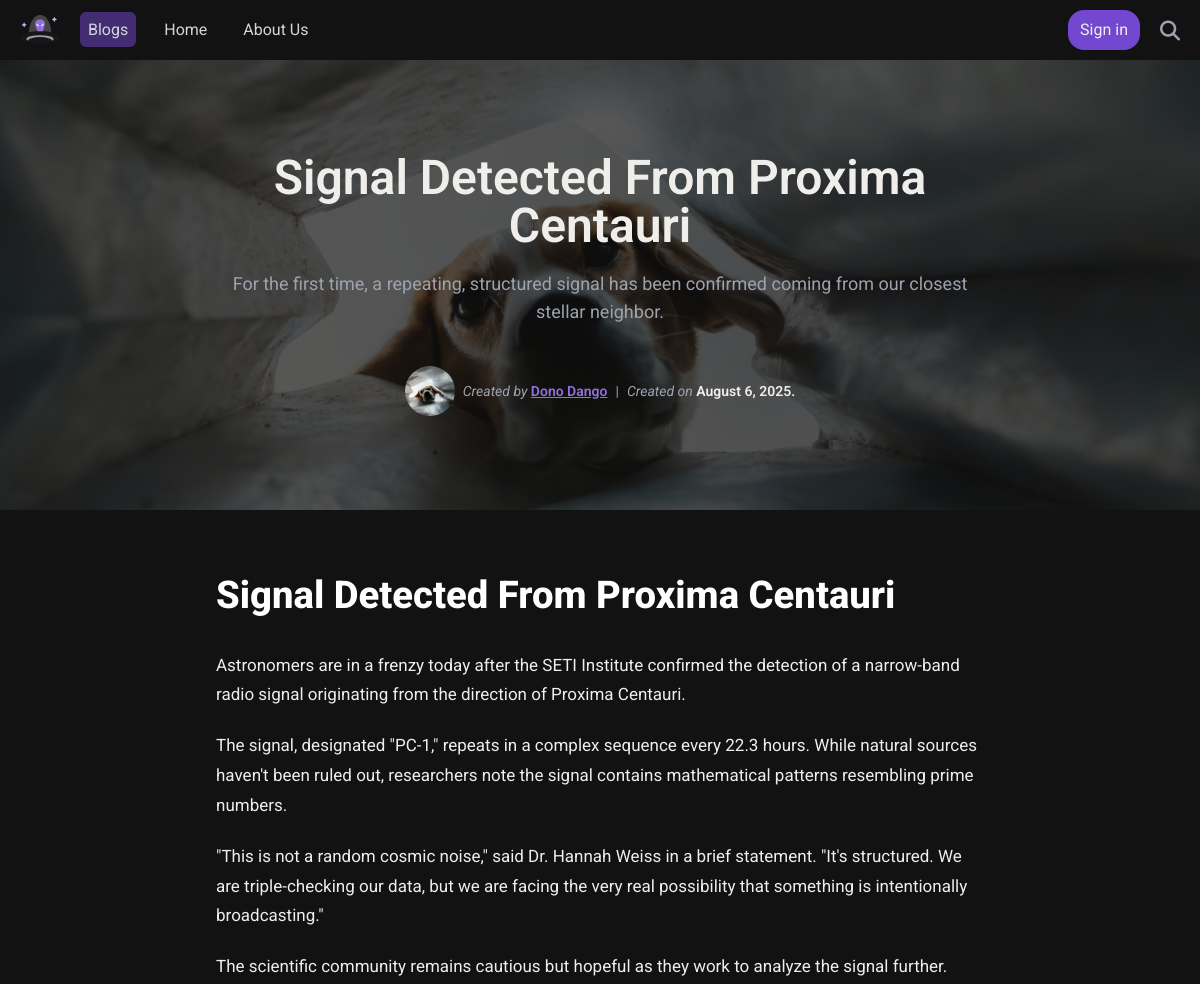
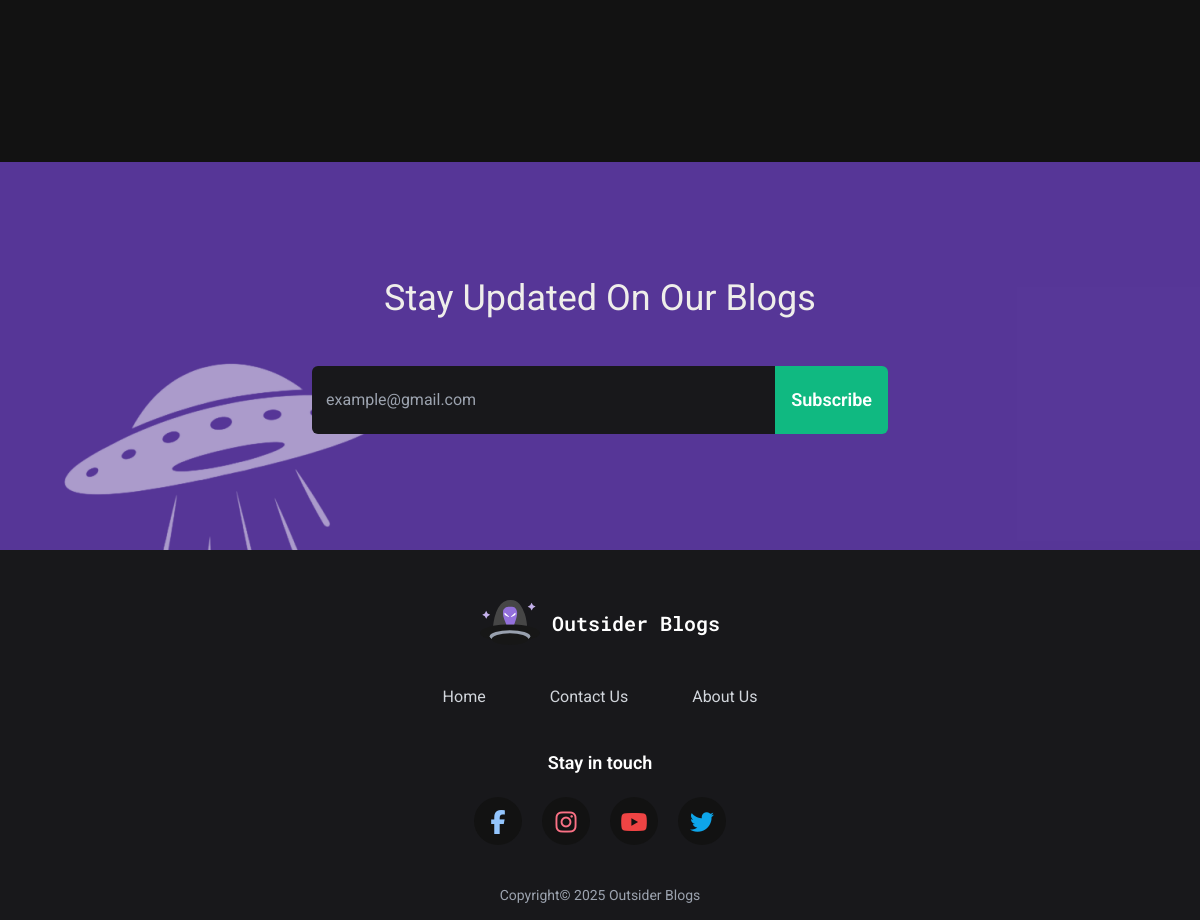
Page /blogs/4 on the committed database (2 pictures, top to bottom).
### blogs/models.py (models this page shows, shortened)
class Blog(models.Model):
    BLOG_TITLE_MAX_LEN = 100
    BLOG_DESCRIPTION_MAX_LEN = 300
    BLOG_CONTENT_MAX_LEN = 10000
    BLOG_DATE_CREATED_FORMAT = '%B %m, %Y' # Example: January 30, 2025
    BLOG_TAG_MAX_LEN = 30 # These are short. example is 'Discoveries'. just one tag because i dont feel like learning 'ManyToMany' bullshit.
    BLOG_TAG_OPTIONS = ['theories', 'discoveries', 'interviews', 'stories'] # A Post can only have one tag.
    TAG_OPTIONS = (
        ('theories', 'Theories'),
        ('discoveries', 'Discoveries'),
        ('interviews', 'Interviews'),
        ('stories', 'Stories'),
    )
    title = models.CharField(max_length=BLOG_TITLE_MAX_LEN)
    description = models.CharField(max_length=BLOG_DESCRIPTION_MAX_LEN)
    content = models.TextField()
    date_created = models.DateTimeField(auto_now_add=True)
    tag = models.CharField(max_length=BLOG_TAG_MAX_LEN)
    is_featured = models.BooleanField(default=False)
    author = models.ForeignKey(settings.AUTH_USER_MODEL, on_delete=models.CASCADE, default=1)

### users/models.py (models this page shows, shortened)
class CustomUser(AbstractUser):
    username = None
    first_name = models.CharField(max_length=150)
    last_name = models.CharField(max_length=150)
    email = models.EmailField('email address', unique=True)
    is_staff = models.BooleanField(default=False)
    USERNAME_FIELD = 'email'
    REQUIRED_FIELDS = ['first_name', 'last_name']
    objects = CustomUserManager()

### blogs/views.py (the view)
# urls.py: path("<int:blog_id>", views.read_blog_view, name="read_blog_view"),
def read_blog_view(request, blog_id):
    blog = Blog.objects.get(id=blog_id)
    context = {"blog" : blog}
    return render(request, "blogs/readBlog.html", context=context)

### blogs/templatetags/markdown_extras.py (called while the page is built)
@register.filter(name='convert_markdown')
def convert_markdown(value):
    return markdown.markdown(value, extensions=['fenced_code'])

### blogs/templatetags/user_tags.py (called while the page is built)
@register.simple_tag
def is_admin(user):
    return user.is_authenticated and (user.is_staff or user.is_superuser)

### blogs/templates/blogs/readBlog.html (shortened to what this page needs)
{% extends 'base.html' %}
{% load static %}
{% load markdown_extras %}
{% block content %}
<div
  class="min-h-[calc(100vh-theme(spacing.header))] pb-[100px] bg-my-black-300"
>
  <div
    class="w-full h-full bg-my-black-300 min-h-[calc(100vh-theme(spacing.header))]"
  >
    <article class="grid w-full">
      <div class="h-[500px] sm:h-[450px] col-start-1 row-start-1 grid">
        <img
          src="{% static 'imgs/placeholder.jpg' %}"
          class="w-full object-cover h-[500px] sm:h-[450px] col-start-1 row-start-1"
        />
        <div
          class="w-full bg-my-black-300/70 h-[500px] sm:h-[450px] col-start-1 row-start-1"
        ></div>
      </div>
      <div class="w-full px-5 col-start-1 row-start-1">
        <header class="w-full h-[500px] sm:h-[450px] flex justify-center items-center">
          <div class="w-full flex justify-center items-center">
            <div class="max-w-3xl text-center">
              <h1 class="text-4xl sm:text-5xl text-my-white font-semibold">
                {{ blog.title }}
              </h1>
              <p class="mt-5 sm:text-lg text-gray-400">
                {{ blog.description }}
              </p>
              <div
                class="text-sm mt-10 italic text-gray-400 flex items-center justify-center gap-2"
              >
                <div class="w-[50px] h-[50px]">
                  <img
                    src="{% static 'imgs/placeholder.jpg'%}"
                    class="w-full h-full object-cover rounded-full"
                  />
                </div>
                <p>
                  Created by
                  <span
                    class="not-italic text-neon-purple font-semibold underline"
                    >{{ blog.author.first_name }} {{ blog.author.last_name }}
                  </span>
                </p>
                <span class="not-italic">|</span>
                <p>
                  Created on
                  <span class="not-italic text-my-white font-semibold"
                    >{{ blog.date_created|date:"F j, Y" }}.</span>
                </p>
              </div>
            </div>
          </div>
        </header>
        <section class="py-16 w-full flex justify-center">
          <div class="max-w-7xl w-full flex justify-center">
            <div
              class="bg-my-black-300 prose prose-invert max-w-3xl text-my-white text-[17px]"
            >
              {{ blog.content|convert_markdown|safe }}
            </div>
          </div>
        </section>
      </div>
    </article>
  </div>
</div>
{% endblock %}

### rows in the picture
Blog: title "Signal Detected From Proxima Centauri", description "For the first time, a repeating, structured signal has been confirmed coming from our closest stellar neighbor.", author.first_name "Dono", author.last_name "Dango", date_created "August 6, 2025", content|convert_markdown "Signal Detected From Proxima Centauri Astronomers are in a frenzy today after the SETI Institute confirmed the detection of a narrow-band radio signal originating from the direction of Proxima Centauri. The signal, designated \"PC-1,\" repeats in a complex sequence every 22.3 hours. While natural sources haven't been ruled out, researchers note the signal contains mathematical patterns resembling prime numbers. \"This is not a random cosmic noise,\" said Dr. Hannah Weiss in a brief statement. \"It's structured. We are triple-checking our data, but we are facing the very real possibility that something is intentionally broadcasting.\" The scientific community remains cautious but hopeful as they…"
